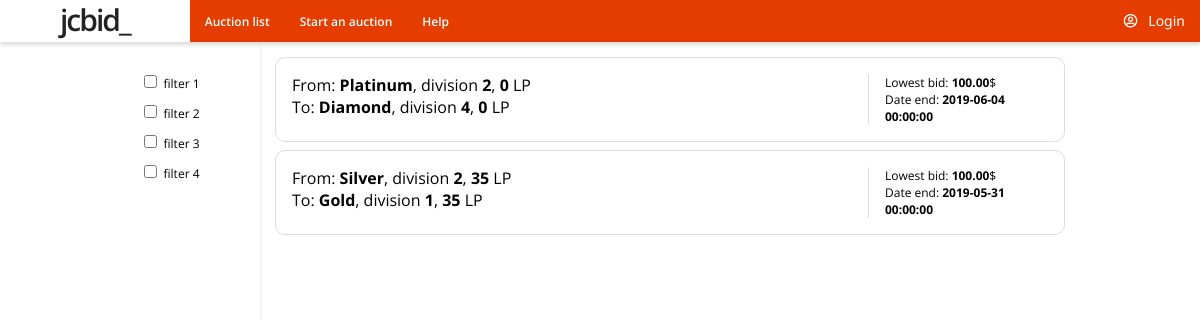
The app's page /view/index.php with its own data.
### tables this page shows
CREATE TABLE `auctions` (
  `id` bigint(20) UNSIGNED NOT NULL,
  `fromleague` text NOT NULL,
  `toleague` text NOT NULL,
  `fromdiv` int(11) NOT NULL,
  `todiv` int(11) NOT NULL,
  `fromlp` int(11) NOT NULL,
  `tolp` int(11) NOT NULL,
  `authorid` int(11) NOT NULL,
  `datestart` datetime DEFAULT NULL,
  `dateend` datetime DEFAULT NULL,
  `lowestbid` decimal(10,2) NOT NULL DEFAULT '100.00'
);

### control/fetch.php (called while the page is built, shortened)
<?php
	$stmt = $pdo->prepare("SELECT * FROM auctions");
	$stmt->execute();
	$arr = $stmt->fetchAll(PDO::FETCH_ASSOC);
?>

### view/index.php (the view)
<?php
require('../control/database.php');
?>
<!doctype html>
<body>
  <?php
	require('head.php');
  	require('nav.php');
   ?>
<div class="down">
	<div class="sidebar">
		<div class="filter">
			<label><input type="checkbox"> filter 1</label>
		</div>
		<div class="filter">
			<label><input type="checkbox"> filter 2</label>
		</div>
		<div class="filter">
			<label><input type="checkbox"> filter 3</label>
		</div>
		<div class="filter">
			<label><input type="checkbox"> filter 4</label>
		</div>
	</div>
	<div class="display">
		<?php require('../control/fetch.php');
		foreach ($arr as $auct) {
			$auct[fromleague]=ucfirst($auct[fromleague]);
			$auct[toleague]=ucfirst($auct[toleague]);
			echo "<a class='offer' href='auction.php'>";
			echo "<div>From: <b>$auct[fromleague]</b>, division <b>$auct[fromdiv]</b>, <b>$auct[tolp]</b> LP<br>To: <b>$auct[toleague]</b>, division <b>$auct[todiv]</b>, <b>$auct[tolp]</b> LP</div>";
			echo "<div class='offerright'>Lowest bid: <b>$auct[lowestbid]</b>$<br>Date end: <b>$auct[dateend]</b></div>";
			echo "</a>";
		}
		?>
	</div>
</div>
</body>
</html>

### view/head.php (shortened to what this page needs)
<html class="no-js" lang="">
<head>
  <link rel="stylesheet" href="https://use.fontawesome.com/releases/v5.8.2/css/all.css">
  <link rel="stylesheet" href="../css/main.css">
</head>

### view/nav.php (shortened to what this page needs)
<nav>
	<a id="logo" class="bubble" href="index.php"> <span></span> <text>jcbid_</text> </a>
	<a href="index.php"> Auction list </a>
	<a href="auctionstart.php"> Start an auction </a>
	<a href="#"> Help </a>
<?php
  if(!isset($_SESSION['use']))
   {
   	$currentuser="Login";
   	$href="login.php";
   }
   else{
 	$currentuser=$_SESSION['use'];
 	$dashboard=1;
 	$href="logout.php";
   }
?>
	<a href="<?php echo $href; ?>" class="navright logged bubble"><span></span> <text><i class="far fa-user-circle"></i>&nbsp;&nbsp;&nbsp;<?php echo $currentuser ?></text></a>
</nav>

### css/main.css (style rules this page uses)
html { height: 100%; }
body { height: 100%; padding:0px; margin:0px; font-family: 'Open Sans', sans-serif; }
body > div { transition:all 0.3s ease; }
nav { position:fixed; z-index: 2; width: 100%; background-color: #E53D00; height:42px; font-weight: 600; box-shadow: 0px 3px 4px #DCDCDC; }
nav a { display: block; float: left; font-size: 12px; color: white; padding-top: 13px; padding-right: 15px; padding-bottom: 10px; padding-left: 15px; text-decoration: none; position:relative; }
nav a::after { background-color: white; content: ""; width: 0; height: 3px; left: 0; bottom: 0; transition: width 0.35s ease 0s; position: absolute; }
a { text-decoration: none; color: inherit; }
.down { position: relative; top:42px; height: calc(100% - 42px); max-width:960px; margin: 0 auto; clear: both; display: grid; grid-template-columns: 140px auto; }
.sidebar { z-index: 1; font-family:; padding:1.7em; font-size:12px; border: solid 0 1px 0 0 #DCDCDC; box-shadow: 2px 0px 4px -2px #DCDCDC; }
.display { clear:both; margin:15px; display:grid; height:0px; grid-gap: 0.5em; }
.offer { display:grid; grid-template-columns: auto 180px; position: relative; padding: 1em; -webkit-border-radius: 10px; -moz-border-radius: 10px; border: solid 1px #DCDCDC; border-radius: 10px; }
.offerright { border-left: solid 1px #DCDCDC; padding-left: 16px; font-size:12px; }
.filter { margin-top:10px; }
.navright { float: right; font-size:14px; padding-top:11px; padding-bottom:12px; font-weight: 400; font-family: 'Noto Sans', sans-serif; }
.navright::after { transition:none; height:0; }
#logo::after { transition:none; height:0; }
#logo { font-size: 30px; letter-spacing: -2px; padding-left: 60px; padding-right: 60px; margin-top: -14px; padding-bottom:2px; }
.bubble { --width: 100%; --time: 0.7s; position: relative; overflow: hidden; }
.bubble text { position: relative; z-index: 5; transition: color var(--time); }
.bubble span { border-radius: 100%; position: absolute; display: block; content: ""; z-index: 0; width: 0; height: 0; background: #fff; transform: translate(-50%, -50%); transition: width var(--time), padding-top var(--time); }

### records on screen
auctions: auct "Platinum", fromdiv "2", tolp "0", auct "Diamond", todiv "4", lowestbid "100.00", dateend "2019-06-04 00:00:00"
auctions: auct "Silver", fromdiv "2", tolp "35", auct "Gold", todiv "1", lowestbid "100.00", dateend "2019-05-31 00:00:00"

### other values on screen
$currentuser "Login"
